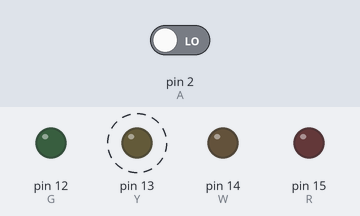
Recording of a sketch running on a simulated Arduino Uno, built with avr-gcc and run on an emulated ATmega328P. Parts: output pins drawn as LEDs (lit = HIGH). Dashed ring = blinking. The inputs (shaded band) are chosen by the test bench; at power-on: pin 2 (A) LOW. What the sketch prints to the serial monitor is not drawn.

Above: at 0.1 s.
At 39.1 s:
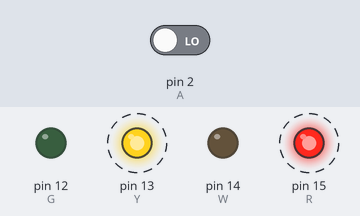
Timing chart, 0 to 40.0 s (numbered marks = the images above):
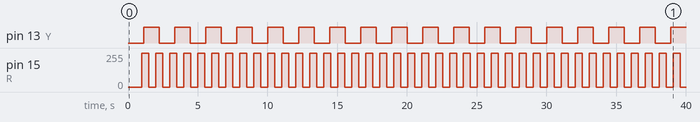

The sketch:

Arducam8266_PinInterrupt.ino
```cpp
#define R 15
#define Y 13
#define G 12
#define W 14
#define A 2
#define B 0

volatile bool R_stat = 0;
volatile bool Y_stat = 0;
volatile bool G_stat = 0;
volatile unsigned int count = 0;

void setup() {
  Serial.begin(115200);

  unsigned char OUT[] = {R, Y, G, W};
  unsigned char IN[] = {A, B};

  for (uint8_t i = 0; i < 4; i++) pinMode(OUT[i], OUTPUT);
  for (uint8_t i = 0; i < 2; i++) pinMode(IN[i], INPUT);

  //  attachInterrupt(digitalPinToInterrupt(A), A_handler, FALLING);
  //  attachInterrupt(digitalPinToInterrupt(B), B_handler, FALLING);
}

unsigned int last = 0;
unsigned int threshold = 500;
int flagA = 0;
int flagB = 0;
unsigned int button_scan_rate = 0;
bool A_stat = false;
bool B_stat = false;

void loop() {
  if ((millis() - last) > threshold ) {
    last = millis();
    digitalWrite(R, R_stat ? HIGH : LOW);
    R_stat = !R_stat;
    Serial.println(count);
  }

  if (!Y_stat && !G_stat) {
    digitalWrite(W, LOW);
  } else {
    digitalWrite(W, HIGH);
  }

  if ((millis() - button_scan_rate) > 100) {
    Serial.println("Polled");
    button_scan_rate = millis();
    flagA += digitalRead(A) ? -1 : 1;
    flagB += digitalRead(B) ? -1 : 1;
    if (flagA < 0) flagA = 0;
    if (flagB < 0) flagB = 0;
    Serial.println(flagA);
    Serial.println(flagB);
  }

  if (flagA > 10) {
    flagA = 0;
    A_stat = !A_stat;
  }

  if (flagB > 10) {
    flagB = 0;
    B_stat != B_stat;
  }

  digitalWrite(Y, A_stat ? HIGH : LOW);
  digitalWrite(G, B_stat ? HIGH : LOW);


}


//
//ICACHE_RAM_ATTR void A_handler() {
//  digitalWrite(Y, Y_stat ? HIGH : LOW);
//  Y_stat = !Y_stat;
//  count++;
//}
//
//ICACHE_RAM_ATTR void B_handler() {
//  digitalWrite(G, G_stat ? HIGH : LOW);
//  G_stat = !G_stat;
//  count++;
//}
```

Measured:
- by itself, pin 13 (Y): alternates HIGH for 1.1 s and LOW for 1.1 s
- by itself, pin 15 (R): alternates 255/255 for 0.50 s and 0/255 for 0.50 s
